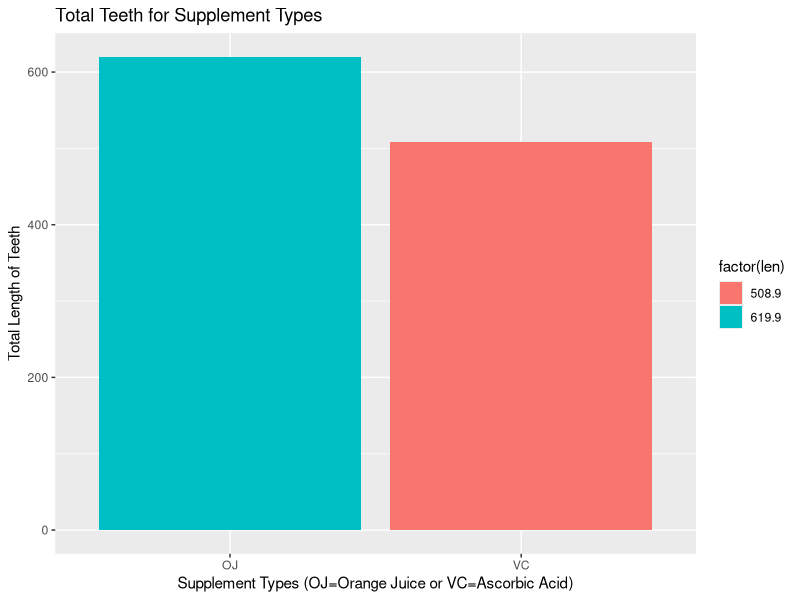
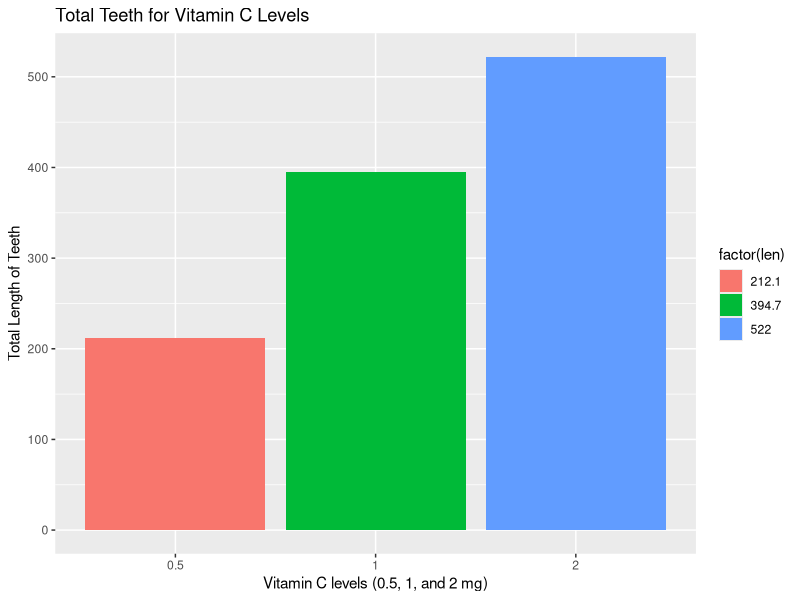

Write R code to recreate these figures, in order. (Note: this script raises an error after producing the figures.)
## ---- chunk 1
# load the datasets package available in R
library(datasets)
#check the data available in the ToothGrowth
head(ToothGrowth)
## ---- chunk 2
 total_tooth_per_supplement_type <- aggregate(len~supp,ToothGrowth,sum,na.action=na.omit)
 total_tooth_per_supplement_type
## ---- chunk 3
library(ggplot2)
 ggplot(data = total_tooth_per_supplement_type, aes(x=supp,y=len, fill=factor(len))) +
 geom_bar(stat = "identity") +
 xlab("Supplement Types (OJ=Orange Juice or VC=Ascorbic Acid)") + ylab("Total Length of Teeth") + ggtitle("Total Teeth for Supplement Types")
## ---- chunk 4
 total_tooth_per_dose_type <- aggregate(len~dose,ToothGrowth,sum,na.action=na.omit)
 total_tooth_per_dose_type
## ---- chunk 5
library(ggplot2)
 total_tooth_per_dose_type[,1]<-as.character(total_tooth_per_dose_type[,1])
 ggplot(data = total_tooth_per_dose_type, aes(x=(dose),y=len, fill=factor(len))) +
 geom_bar(stat = "identity") +
 xlab("Vitamin C levels (0.5, 1, and 2 mg)") + ylab("Total Length of Teeth") + ggtitle("Total Teeth for Vitamin C Levels")
## ---- chunk 6
summary(ToothGrowth)
mean(ToothGrowth$len)
sd(ToothGrowth$len)
## ---- chunk 7
 mean_tooth_per_supplement_type <- aggregate(len~supp,ToothGrowth,mean,na.action=na.omit)
 mean_tooth_per_supplement_type
 mean_tooth_per_dose_type <- aggregate(len~dose,ToothGrowth,mean,na.action=na.omit)
 mean_tooth_per_dose_type
## ---- chunk 8
#H_0: \mu_{OJ|0.5} = \mu_{VC_|0.5}$
#H_0: \mu_{OJ|1.0} = \mu_{VC_|1.0}$
#H_0: \mu_{OJ|2.0} = \mu_{VC_|2.0}$
## ---- chunk 9
dose0.5 <- ToothGrowth[ToothGrowth$dose==0.5,]
dose1.0 <- ToothGrowth[ToothGrowth$dose==1.0,]
dose2.0 <- ToothGrowth[ToothGrowth$dose==2.0,]

## ---- chunk 10
test0.5 <-t.test(len~supp, paired=FALSE, var.equal=FALSE, data=dose0.5)
test0.5$p.value
test0.5$conf[1]
test1.0 <-t.test(len~supp, paired=FALSE, var.equal=FALSE, data=dose1.0)
test1.0$p.value
test1.0$conf[1]
test2.0 <-t.test(len~supp, paired=FALSE, var.equal=FALSE, data=dose2.0)
test2.0$p.value
test2.0$conf[1]
